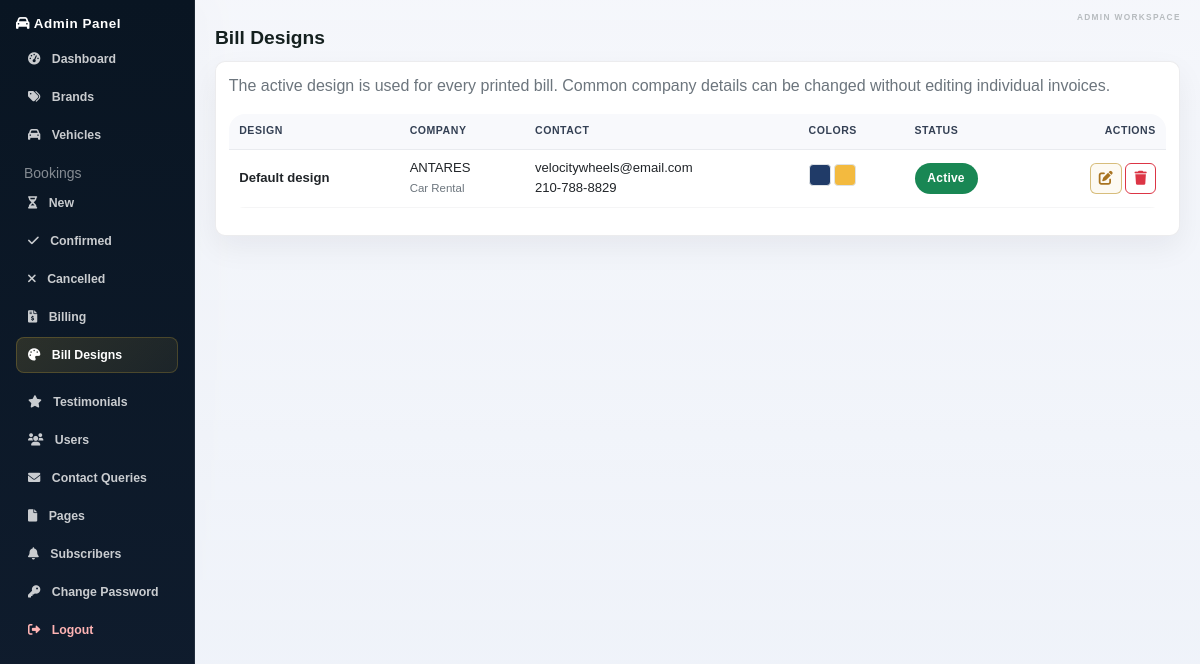
Page /admin/bill-designs.php (signed in) on the committed database.
### tables this page shows
CREATE TABLE tblbilldesigns (
  id INT(11) NOT NULL AUTO_INCREMENT,
  design_name VARCHAR(100) NOT NULL,
  company_name VARCHAR(150) NOT NULL,
  tagline VARCHAR(150) DEFAULT NULL,
  pan_number VARCHAR(50) DEFAULT NULL,
  address VARCHAR(255) DEFAULT NULL,
  email VARCHAR(150) DEFAULT NULL,
  phone VARCHAR(50) DEFAULT NULL,
  website VARCHAR(150) DEFAULT NULL,
  notes TEXT DEFAULT NULL,
  primary_color VARCHAR(7) NOT NULL DEFAULT '#203b68',
  accent_color VARCHAR(7) NOT NULL DEFAULT '#f3ba3f',
  signature_name VARCHAR(100) NOT NULL DEFAULT 'Admin',
  signature_post VARCHAR(100) NOT NULL DEFAULT 'Authorized Sign',
  is_active TINYINT(1) NOT NULL DEFAULT 0,
  created_at TIMESTAMP NOT NULL DEFAULT CURRENT_TIMESTAMP,
  updated_at TIMESTAMP NULL DEFAULT NULL ON UPDATE CURRENT_TIMESTAMP,
  PRIMARY KEY (id)
);

### includes/functions.php (called while the page is built, shortened)
<?php
require_once __DIR__ . '/config.php';
function ensureBillDesignTable() {
    global $conn;
    $conn->query("CREATE TABLE IF NOT EXISTS tblbilldesigns (
        id INT(11) NOT NULL AUTO_INCREMENT,
        design_name VARCHAR(100) NOT NULL,
        company_name VARCHAR(150) NOT NULL,
        tagline VARCHAR(150) DEFAULT NULL,
        pan_number VARCHAR(50) DEFAULT NULL,
        address VARCHAR(255) DEFAULT NULL,
        email VARCHAR(150) DEFAULT NULL,
        phone VARCHAR(50) DEFAULT NULL,
        website VARCHAR(150) DEFAULT NULL,
        notes TEXT DEFAULT NULL,
        primary_color VARCHAR(7) NOT NULL DEFAULT '#203b68',
        accent_color VARCHAR(7) NOT NULL DEFAULT '#f3ba3f',
        signature_name VARCHAR(100) NOT NULL DEFAULT 'Admin',
        signature_post VARCHAR(100) NOT NULL DEFAULT 'Authorized Sign',
        is_active TINYINT(1) NOT NULL DEFAULT 0,
        created_at TIMESTAMP NOT NULL DEFAULT CURRENT_TIMESTAMP,
        updated_at TIMESTAMP NULL DEFAULT NULL ON UPDATE CURRENT_TIMESTAMP,
        PRIMARY KEY (id)
    ) ENGINE=InnoDB DEFAULT CHARSET=utf8mb4");
    foreach ([
        'signature_name' => "VARCHAR(100) NOT NULL DEFAULT 'Admin'",
        'signature_post' => "VARCHAR(100) NOT NULL DEFAULT 'Authorized Sign'"
    ] as $column => $definition) {
        $columnCheck = $conn->query("SHOW COLUMNS FROM tblbilldesigns LIKE '$column'");
    }
    $count = $conn->query("SELECT COUNT(*) c FROM tblbilldesigns");
}
function getBillDesigns() {
    global $conn;
    ensureBillDesignTable();
    $r = $conn->query("SELECT * FROM tblbilldesigns ORDER BY is_active DESC, id DESC");
    return $r ? $r->fetch_all(MYSQLI_ASSOC) : [];
}

### admin/bill-designs.php (the view, shortened to what this page needs)
<?php
require_once '../includes/config.php';
require_once '../includes/functions.php';
$designs = getBillDesigns();
?>
<!DOCTYPE html>
<html lang="en">
<head>
<link href="https://cdn.jsdelivr.net/npm/bootstrap@5.1.3/dist/css/bootstrap.min.css" rel="stylesheet">
<link rel="stylesheet" href="https://cdnjs.cloudflare.com/ajax/libs/font-awesome/6.0.0/css/all.min.css">
<link rel="stylesheet" href="../assets/css/style.css">
</head>
<body>
<?php include 'includes/sidebar.php'; ?>
<div class="admin-content">
  <div class="d-flex justify-content-between align-items-center mb-4">
    <h1 class="mb-0">Bill Designs</h1>
  </div>
  <div class="card"><div class="card-body table-responsive">
    <p class="text-muted">The active design is used for every printed bill. Common company details can be changed without editing individual invoices.</p>
    <table class="table align-middle">
      <thead><tr><th>Design</th><th>Company</th><th>Contact</th><th>Colors</th><th>Status</th><th class="text-end">Actions</th></tr></thead>
      <tbody>
      <?php foreach ($designs as $design): ?>
        <tr>
          <td><strong><?= htmlspecialchars($design['design_name']) ?></strong></td>
          <td><?= htmlspecialchars($design['company_name']) ?><br><small class="text-muted"><?= htmlspecialchars($design['tagline'] ?? '') ?></small></td>
          <td><?= htmlspecialchars($design['email'] ?? '') ?><br><?= htmlspecialchars($design['phone'] ?? '') ?></td>
          <td><span class="d-inline-block border rounded" style="width:22px;height:22px;background:<?= htmlspecialchars($design['primary_color']) ?>" title="Primary color"></span> <span class="d-inline-block border rounded" style="width:22px;height:22px;background:<?= htmlspecialchars($design['accent_color']) ?>" title="Accent color"></span></td>
          <td><?= $design['is_active'] ? '<span class="badge bg-success">Active</span>' : '<span class="badge bg-secondary">Inactive</span>' ?></td>
          <td class="text-end">
            <a href="edit-bill-design.php?id=<?= (int)$design['id'] ?>" class="btn btn-sm btn-outline-primary" title="Edit design"><i class="fas fa-edit"></i></a>
            <form method="post" class="d-inline" onsubmit="return confirm('Delete this bill design?')"><button name="delete_design_id" value="<?= (int)$design['id'] ?>" class="btn btn-sm btn-outline-danger" title="Delete design"><i class="fas fa-trash"></i></button></form>
          </td>
        </tr>
      <?php endforeach; ?>
      </tbody>
    </table>
  </div></div>
</div>
</body>
</html>

### assets/css/style.css (style rules this page uses)
:root { --bg: #f4f6fb; --panel: #ffffff; --panel-soft: #f8f9fc; --panel-dark: #0d1726; --panel-dark-2: #101d2f; --text: #111827; --muted: #6b7280; --primary: #d4af37; --primary-strong: #b88d1d; --primary-soft: rgba(212, 175, 55, 0.12); --line: rgba(15, 23, 42, 0.08); --success: #1f9d72; --shadow-lg: 0 22px 55px rgba(15, 23, 42, 0.18); --shadow-md: 0 16px 38px rgba(15, 23, 42, 0.12); --radius-xl: 24px; --radius-lg: 18px; --radius-md: 12px; }
* { box-sizing: border-box; }
html { scroll-behavior: smooth; }
body { font-family: 'Segoe UI', Tahoma, Geneva, Verdana, sans-serif; background: radial-gradient(circle at top left, rgba(212, 175, 55, 0.14), transparent 32%), linear-gradient(180deg, #f7f8fc 0%, #eef2f9 100%); color: var(--text); min-height: 100vh; }
a { text-decoration: none; transition: color 0.2s ease, opacity 0.2s ease, transform 0.2s ease; }
h1, h2, h3, h4, h5, h6 { color: var(--text); letter-spacing: -0.02em; }
p { color: var(--muted); }
.card { border: 1px solid var(--line); border-radius: var(--radius-lg); background: var(--panel); box-shadow: 0 12px 30px rgba(15, 23, 42, 0.06); transition: transform 0.25s ease, box-shadow 0.25s ease, border-color 0.25s ease; overflow: hidden; }
.card-body { padding: 1.25rem; }
.btn { border-radius: 12px; font-weight: 700; letter-spacing: 0.01em; transition: transform 0.2s ease, box-shadow 0.2s ease, opacity 0.2s ease; }
.btn-outline-primary { color: var(--primary-strong); border-color: rgba(184, 141, 29, 0.55); background: rgba(212, 175, 55, 0.06); }
.badge { padding: 0.6rem 0.8rem; border-radius: 999px; font-size: 0.75rem; font-weight: 700; letter-spacing: 0.02em; }
.table { background: #fff; border-collapse: separate; border-spacing: 0; border-radius: 16px; overflow: hidden; }
.table th { background: #f8f9fc; color: #344054; border-bottom: 1px solid rgba(15, 23, 42, 0.06); font-size: 0.66rem; letter-spacing: 0.05em; text-transform: uppercase; padding: 0.5rem 0.55rem; }
.table td { padding: 0.52rem 0.55rem; vertical-align: middle; border-color: rgba(15, 23, 42, 0.04); font-size: 0.82rem; }
.admin-content { margin-left: 195px; min-height: 100vh; padding: 0.7rem 0.8rem 1rem; background: linear-gradient(180deg, rgba(244, 246, 251, 0.92), rgba(238, 242, 249, 1)); }
.admin-content h1 { font-size: clamp(1.2rem, 1.5vw, 1.6rem); font-weight: 800; margin-bottom: 0.6rem; }
.admin-content .card { border-radius: 10px; }
.admin-content .card-body { padding: 0.7rem; }
:root { --bg: #f5f3ef; --text: #14201f; --muted: #68716e; --primary: #d9ad45; --primary-strong: #a87320; --primary-soft: rgba(217, 173, 69, 0.14); --radius-xl: 18px; --radius-lg: 10px; --radius-md: 6px; }
body { font-family: 'DM Sans', sans-serif; background: linear-gradient(180deg, #faf9f6 0%, #f0eee9 100%); }
h1, h2, h3, h4, h5, h6 { font-family: 'Space Grotesk', sans-serif; letter-spacing: 0; }
.mb-4 { margin-bottom: 0.75rem !important; }
.hero-section .card-body, .card-body { padding: 0.75rem; }
.table th { padding: 0.6rem 0.65rem; }
.table td { padding: 0.55rem 0.65rem; }
.admin-content { padding: 1.5rem 1.25rem 1.75rem; }
.admin-content h1 { margin-bottom: 1rem; }
.card, .btn, .form-control, .form-select, .input-group-text { border-radius: 6px; }
.admin-content { position: relative; }
.admin-content::before { position: absolute; content: "ADMIN WORKSPACE"; top: 0.7rem; right: 1.2rem; color: rgba(20,32,31,0.28); font-size: 0.52rem; font-weight: 700; letter-spacing: 0.16em; }
.admin-content h1 { padding-top: 0.15rem; }
.admin-content .card { margin-bottom: 0.7rem; }
.admin-content .card-body { padding: 0.7rem 0.8rem; }

### rows in the picture
tblbilldesigns: design_name "Default design", company_name "ANTARES", tagline "Car Rental", email "velocitywheels@email.com", phone "210-788-8829", is_active "Active", $design['id'] 1 (drawn)
